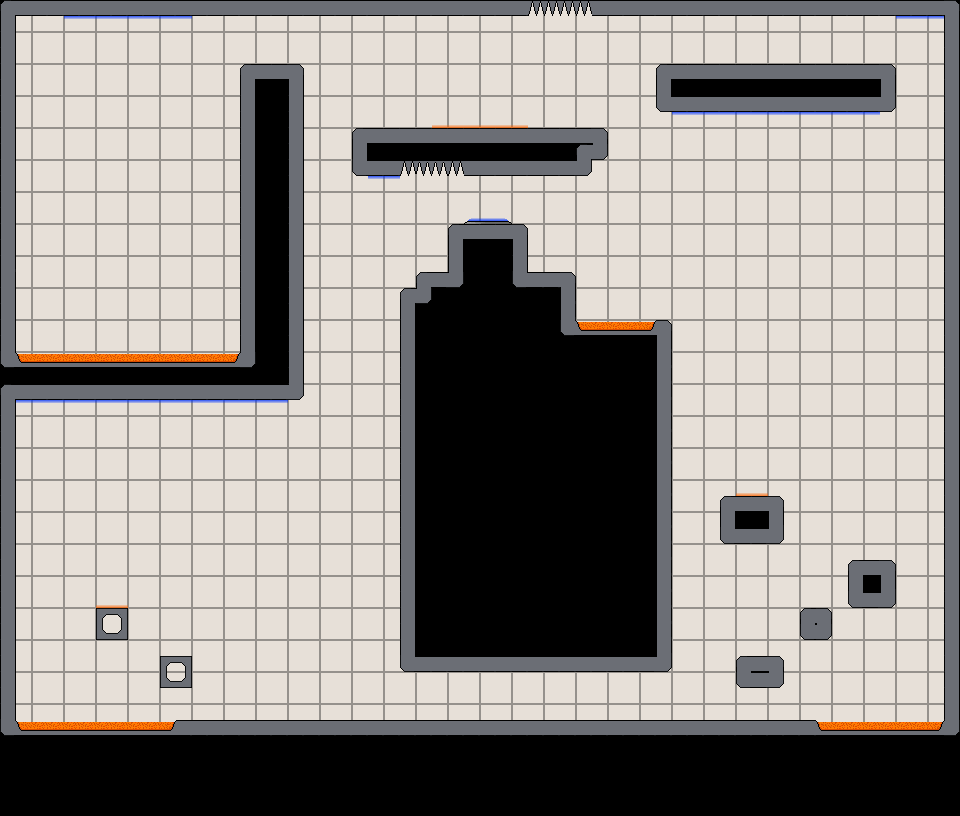

The image is a tile-based game level rendered from a .tmx file. Its description and source (layers, tilesets, objects; grid data summarised) follow:
An orthogonal 60x51 tile map with 16x16 px tiles, 9 tile layers (background, walls, switches, gravTiles, ...) and 1 object (spawnPoint1).

<map version="1.0" orientation="orthogonal" width="60" height="51" tilewidth="16" tileheight="16">
 <tileset firstgid="1" name="interiorTileset" tilewidth="16" tileheight="16">
  <image source="interiorTileset.png" trans="ff00ff" width="144" height="64" />
 </tileset>
 <layer name="background" width="60" height="51">
  <data>[3060 cells, 3060 non-empty, 5 distinct tile ids]</data>
 </layer>
 <layer name="walls" width="60" height="51">
  <data>[3060 cells, 444 non-empty, 15 distinct tile ids]</data>
 </layer>
 <layer name="switches" width="60" height="51">
  <data>[3060 cells, 0 non-empty, 0 distinct tile ids]</data>
 </layer>
 <layer name="gravTiles" width="60" height="51">
  <data>[3060 cells, 53 non-empty, 2 distinct tile ids]</data>
 </layer>
 <objectgroup name="spawnPoint" width="60" height="51">
  <object name="spawnPoint1" x="480" y="86" />
 </objectgroup>
 <layer name="acid" width="60" height="51">
  <data>[3060 cells, 77 non-empty, 4 distinct tile ids]</data>
 </layer>
 <layer name="exit" width="60" height="51">
  <data>[3060 cells, 1 non-empty, 1 distinct tile ids]</data>
 </layer>
 <layer name="exitDummyTiles" width="60" height="51">
  <data>[3060 cells, 2 non-empty, 2 distinct tile ids]</data>
 </layer>
 <layer name="spikes" width="60" height="51">
  <data>[3060 cells, 4 non-empty, 2 distinct tile ids]</data>
 </layer>
 <layer name="masking" width="60" height="51">
  <data>[3060 cells, 33 non-empty, 2 distinct tile ids]</data>
 </layer>
</map>
